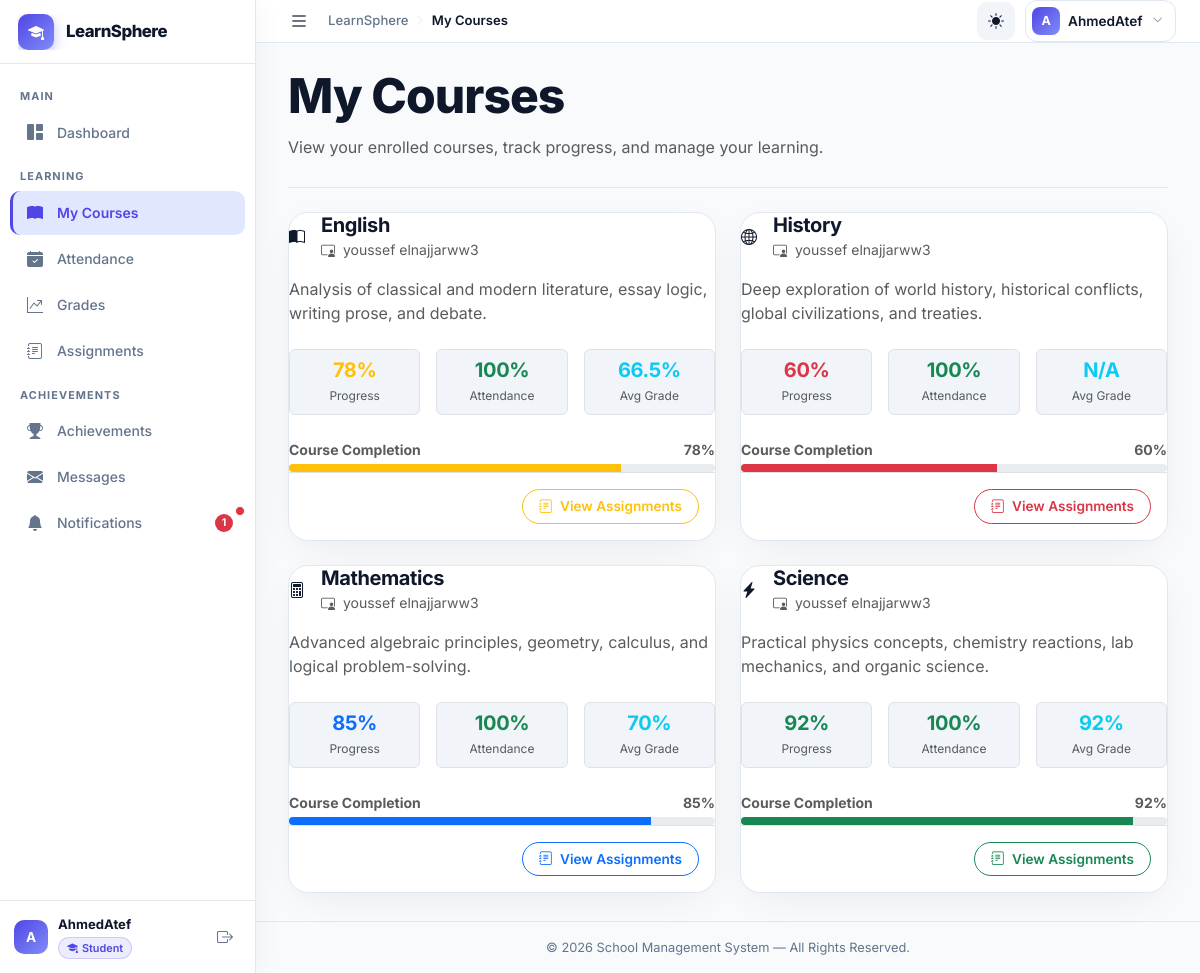
The app's page /modules/student/courses.php (signed in) with its own data.
### tables this page shows
CREATE TABLE `courses` (
  `id` int(11) NOT NULL AUTO_INCREMENT,
  `name` varchar(150) NOT NULL,
  `description` text DEFAULT NULL,
  `icon` varchar(60) DEFAULT 'bi-book-fill',
  `color` enum('primary','success','warning','danger','info') DEFAULT 'primary',
  `teacher_id` int(11) DEFAULT NULL,
  `room_id` int(11) DEFAULT NULL,
  `created_at` timestamp NOT NULL DEFAULT current_timestamp(),
  PRIMARY KEY (`id`),
  KEY `fk_course_teacher` (`teacher_id`),
  KEY `fk_course_room` (`room_id`),
  CONSTRAINT `fk_course_room` FOREIGN KEY (`room_id`) REFERENCES `class_rooms` (`id`) ON DELETE SET NULL,
  CONSTRAINT `fk_course_teacher` FOREIGN KEY (`teacher_id`) REFERENCES `teachers` (`id`) ON DELETE SET NULL
);

### config/auth.php (called while the page is built, shortened)
<?php
require_once __DIR__ . '/app.php';
function current_user_id(): int
{
    return (int) ($_SESSION['user_id'] ?? 0);
}

### config/app.php (called while the page is built, shortened)
<?php
function app_base_url(): string
{
    static $baseUrl = null;
    if ($baseUrl !== null) {
        return $baseUrl;
    }
    $scriptName = str_replace('\\', '/', $_SERVER['SCRIPT_NAME'] ?? '');
    $projectFolder = basename(BASE_PATH);
    $projectPath = '/' . $projectFolder;
    $position = stripos($scriptName, $projectPath);
    if ($position !== false) {
        $baseUrl = substr($scriptName, 0, $position + strlen($projectPath));
    } else {
        $baseUrl = '';
    }
    return rtrim($baseUrl, '/');
}
function app_url(string $path = ''): string
{
    $path = ltrim($path, '/');
    $baseUrl = app_base_url();
    return ($baseUrl === '' ? '' : $baseUrl) . '/' . $path;
}

### modules/student/courses.php (the view, shortened to what this page needs)
<?php
require_once '../../config/app.php';
require_once BASE_PATH . '/config/connect.php';
require_once BASE_PATH . '/config/auth.php';
$userId = current_user_id();
$stmt = $conn->prepare("
    SELECT
        c.id, c.name, c.description, c.icon, c.color,
        COALESCE(t.name, 'TBA') AS teacher,
        e.progress,
        (
            SELECT COUNT(*) FROM attendance a
            WHERE a.course_id = c.id AND a.user_id = ? AND a.status IN ('present', 'late', 'excused')
        ) AS days_present,
        (
            SELECT COUNT(*) FROM attendance a
            WHERE a.course_id = c.id AND a.user_id = ?
        ) AS total_days,
        (
            SELECT AVG(g.score)
            FROM grades g
            JOIN assignments a2 ON a2.id = g.assignment_id
            WHERE a2.course_id = c.id AND g.user_id = ?
        ) AS avg_grade
    FROM enrollments e
    JOIN courses c ON c.id = e.course_id
    LEFT JOIN teachers t ON t.id = c.teacher_id
    WHERE e.user_id = ?
    ORDER BY c.name ASC
");
$stmt->bind_param('iiii', $userId, $userId, $userId, $userId);
$stmt->execute();
$courses = $stmt->get_result()->fetch_all(MYSQLI_ASSOC);
require_once BASE_PATH . '/includes/header.php';
?>
<div class="dashboard-hero mb-4">
    <div class="dashboard-hero-text">
        <h1 class="dashboard-title">My Courses</h1>
        <p class="text-muted mb-0">View your enrolled courses, track progress, and manage your learning.</p>
    </div>
</div>
<div class="row g-4">
    <?php if (empty($courses)): ?>
        <div class="col-12">
            <div class="dashboard-card text-center py-5">
                <div class="">
                    <i class="bi bi-journal-x text-muted mb-3" style="font-size: 3rem;"></i>
                    <h4>No Courses Found</h4>
                    <p class="text-muted">You are not enrolled in any courses yet.</p>
                </div>
            </div>
        </div>
    <?php else: ?>
        <?php foreach ($courses as $c):
            $attPercent = $c['total_days'] > 0 ? round(($c['days_present'] / $c['total_days']) * 100) : 100;
            $avgGrade   = $c['avg_grade'] !== null ? round($c['avg_grade'], 1) : 0;
            $color      = $c['color'] ?: 'primary';
            $icon       = $c['icon'] ?: 'bi-book-fill';
        ?>
            <div class="col-12 col-xl-6" id="course-<?= $c['id']; ?>">
                <div class="dashboard-card h-100" style="padding: 0;">
                    <div class="">
                        <div class="d-flex align-items-center mb-3">
                            <div class="icon-box icon-box-<?= $color; ?> me-3">
                                <i class="bi <?= $icon; ?>"></i>
                            </div>
                            <div>
                                <h5 class="mb-0 fw-bold"><?= htmlspecialchars($c['name']); ?></h5>
                                <small class="text-muted"><i class="bi bi-person-video3 me-1"></i> <?= htmlspecialchars($c['teacher']); ?></small>
                            </div>
                        </div>
                        <p class="text-muted mb-4" style="min-height: 48px;">
                            <?= htmlspecialchars($c['description']); ?>
                        </p>
                        <div class="row g-3 mb-4 text-center">
                            <div class="col-4">
                                <div class="p-2 border rounded" style="background: var(--app-surface-soft);">
                                    <h5 class="mb-0 fw-bold text-<?= $color; ?>"><?= $c['progress']; ?>%</h5>
                                    <small class="text-muted" style="font-size: 0.75rem;">Progress</small>
                                </div>
                            </div>
                            <div class="col-4">
                                <div class="p-2 border rounded" style="background: var(--app-surface-soft);">
                                    <h5 class="mb-0 fw-bold text-success"><?= $attPercent; ?>%</h5>
                                    <small class="text-muted" style="font-size: 0.75rem;">Attendance</small>
                                </div>
                            </div>
                            <div class="col-4">
                                <div class="p-2 border rounded" style="background: var(--app-surface-soft);">
                                    <h5 class="mb-0 fw-bold text-info"><?= $c['avg_grade'] !== null ? $avgGrade . '%' : 'N/A'; ?></h5>
                                    <small class="text-muted" style="font-size: 0.75rem;">Avg Grade</small>
                                </div>
                            </div>
                        </div>
                        <div>
                            <div class="d-flex justify-content-between mb-1">
                                <small class="text-muted fw-bold">Course Completion</small>
                                <small class="text-muted fw-bold"><?= $c['progress']; ?>%</small>
                            </div>
                            <div class="progress" style="height: 8px;">
                                <div class="progress-bar bg-<?= $color; ?>" role="progressbar" style="width: <?= $c['progress']; ?>%" aria-valuenow="<?= $c['progress']; ?>" aria-valuemin="0" aria-valuemax="100"></div>
                            </div>
                        </div>
                    </div>
                    <div class="card-footer bg-transparent border-top p-3 text-end">
                        <a href="<?= app_url('modules/student/assignments.php?course_id=' . $c['id']); ?>" class="btn btn-sm btn-outline-<?= $color; ?> rounded-pill px-3">
                            <i class="bi bi-journal-text me-1"></i> View Assignments
                        </a>
                    </div>
                </div>
            </div>
        <?php endforeach; ?>
    <?php endif; ?>
</div>
<?php require_once BASE_PATH . '/includes/footer.php'; ?>

### assets/css/custom.css (style rules this page uses)
:root { --app-bg: #f8fafc; --app-surface: #ffffff; --app-surface-soft: #f1f5f9; --app-text: #0f172a; --app-muted: #64748b; --app-border: #e2e8f0; --app-primary: #4f46e5; --app-primary-soft: #e0e7ff; --app-success: #10b981; --app-warning: #f59e0b; --app-danger: #ef4444; --app-shadow: 0 10px 40px -10px rgba(0,0,0,0.08); --app-shadow-hover: 0 20px 40px -10px rgba(0,0,0,0.12); --sidebar-width: 256px; --sidebar-collapsed-width: 72px; --topbar-height: 64px; --sidebar-transition: 0.28s cubic-bezier(0.4, 0, 0.2, 1); }
html, body { height: 100%; overflow: hidden; }
body { background: var(--app-bg); color: var(--app-text); font-family: "Inter", "Poppins", system-ui, -apple-system, "Segoe UI", Roboto, Arial, sans-serif; letter-spacing: 0; transition: background-color 0.3s ease, color 0.3s ease; }
h1, h2, h3, h4, h5, h6 { font-weight: 700; letter-spacing: -0.02em; }
.btn { border-radius: 12px; font-weight: 700; padding: 9px 14px; }
.btn-sm { border-radius: 10px; padding: 6px 11px; }
.dashboard-title { color: var(--app-text); font-size: clamp(2rem, 4vw, 3.35rem); font-weight: 800; line-height: 1.05; }
.btn-sm.rounded-pill { padding: 6px 14px; font-size: 0.85rem; font-weight: 600; transition: all 0.2s ease; }
.dashboard-card { background: var(--app-surface); border: 1px solid var(--app-border); border-radius: 20px; box-shadow: var(--app-shadow); padding: 24px; transition: box-shadow 0.25s ease, border-color 0.25s ease; }
.dashboard-hero { display: flex; align-items: flex-start; justify-content: space-between; gap: 20px; flex-wrap: wrap; padding-bottom: 28px; border-bottom: 1px solid var(--app-border); margin-bottom: 28px; }
.dashboard-hero-text { display: flex; flex-direction: column; align-items: flex-start; gap: 6px; flex: 1; min-width: 260px; }

### records on screen
courses: name "English", teacher "youssef elnajjarww3", description "Analysis of classical and modern literature, essay logic, writing prose, and debate.", progress "78", attPercent "100", avgGrade "66.5"
courses: name "History", teacher "youssef elnajjarww3", description "Deep exploration of world history, historical conflicts, global civilizations, and treaties.", progress "60", attPercent "100", shows "N/A"
courses: name "Mathematics", teacher "youssef elnajjarww3", description "Advanced algebraic principles, geometry, calculus, and logical problem-solving.", progress "85", attPercent "100", avgGrade "70"
courses: name "Science", teacher "youssef elnajjarww3", description "Practical physics concepts, chemistry reactions, lab mechanics, and organic science.", progress "92", attPercent "100", avgGrade "92"

### other values on screen
$unreadCount "1"
substr($_SESSION['username'] ?? 'U', 0, 1) "A"
$_SESSION['username'] "AhmedAtef"
role_label($currentRole) "Student"
